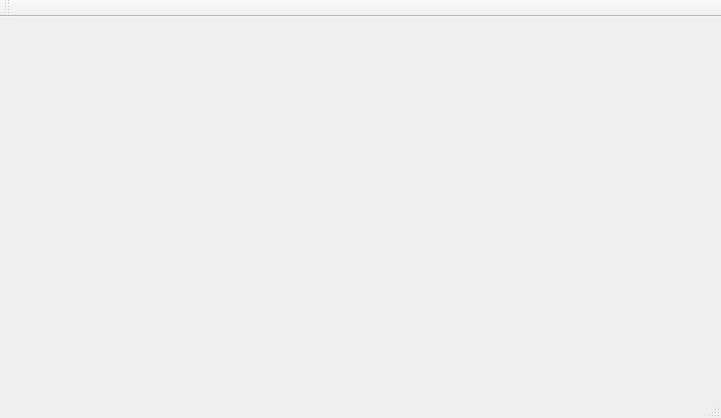
<?xml version="1.0" encoding="UTF-8"?>
<ui version="4.0">
 <class>MainWindow</class>
 <widget class="QMainWindow" name="MainWindow">
  <property name="geometry">
   <rect>
    <x>0</x>
    <y>0</y>
    <width>721</width>
    <height>418</height>
   </rect>
  </property>
  <property name="windowTitle">
   <string>MainWindow</string>
  </property>
  <widget class="QWidget" name="centralWidget">
   <widget class="QLabel" name="label">
    <property name="geometry">
     <rect>
      <x>60</x>
      <y>10</y>
      <width>591</width>
      <height>331</height>
     </rect>
    </property>
    <property name="text">
     <string/>
    </property>
   </widget>
  </widget>
  <widget class="QMenuBar" name="menuBar">
   <property name="geometry">
    <rect>
     <x>0</x>
     <y>0</y>
     <width>721</width>
     <height>23</height>
    </rect>
   </property>
  </widget>
  <widget class="QToolBar" name="mainToolBar">
   <attribute name="toolBarArea">
    <enum>TopToolBarArea</enum>
   </attribute>
   <attribute name="toolBarBreak">
    <bool>false</bool>
   </attribute>
  </widget>
  <widget class="QStatusBar" name="statusBar"/>
 </widget>
 <layoutdefault spacing="6" margin="11"/>
 <resources/>
 <connections/>
</ui>
